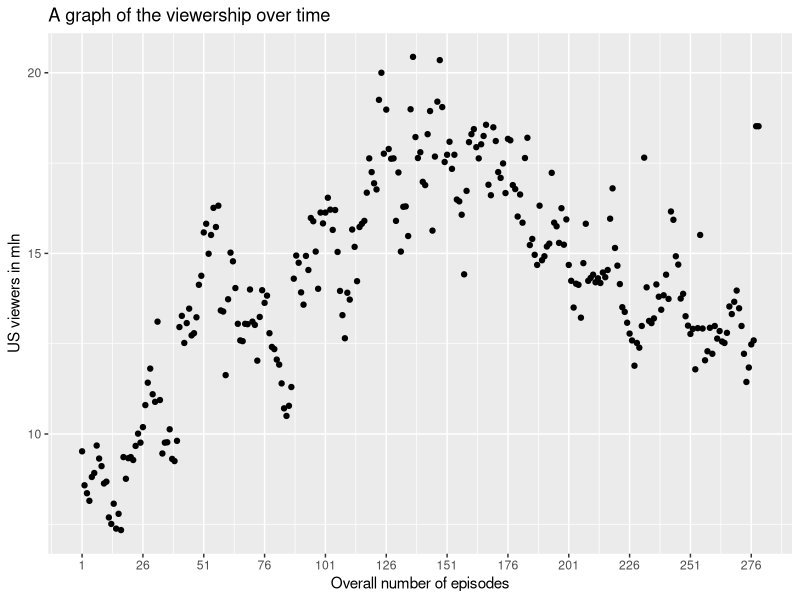

Write R code to recreate this figure.
## ---- chunk 1
knitr::opts_chunk$set(echo = TRUE)
## ---- chunk 2
library(readr)
library(knitr)
tbbt_data <- read_delim("Data/tbbt_data.csv", 
    ";", escape_double = FALSE, col_types = cols(overall_number_of_episode = col_integer()), 
    trim_ws = TRUE)
knitr::kable(summary(tbbt_data))
## ---- chunk 3
library(ggplot2)
ggplot(tbbt_data, aes(x=overall_number_of_episode, y=us_viewers_in_mln)) +
  geom_point() + 
  labs(title='A graph of the viewership over time', x='Overall number of episodes', y='US viewers in mln') +
  scale_x_continuous(breaks = round(seq(min(tbbt_data$overall_number_of_episode), max(tbbt_data$overall_number_of_episode), by = 25),1))
